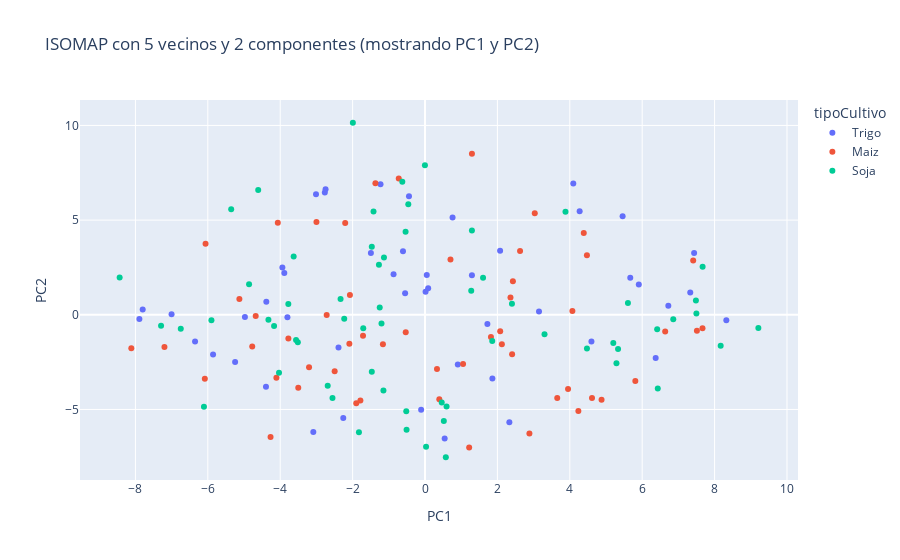
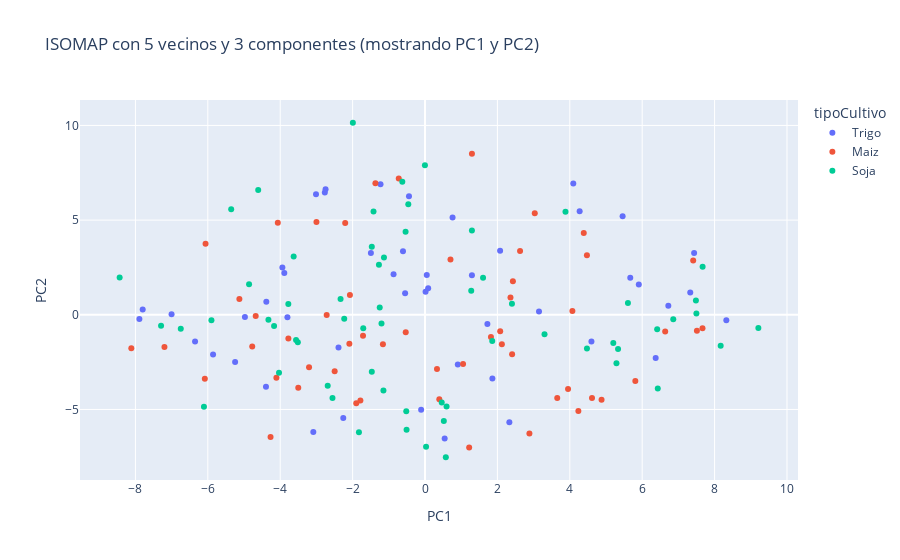
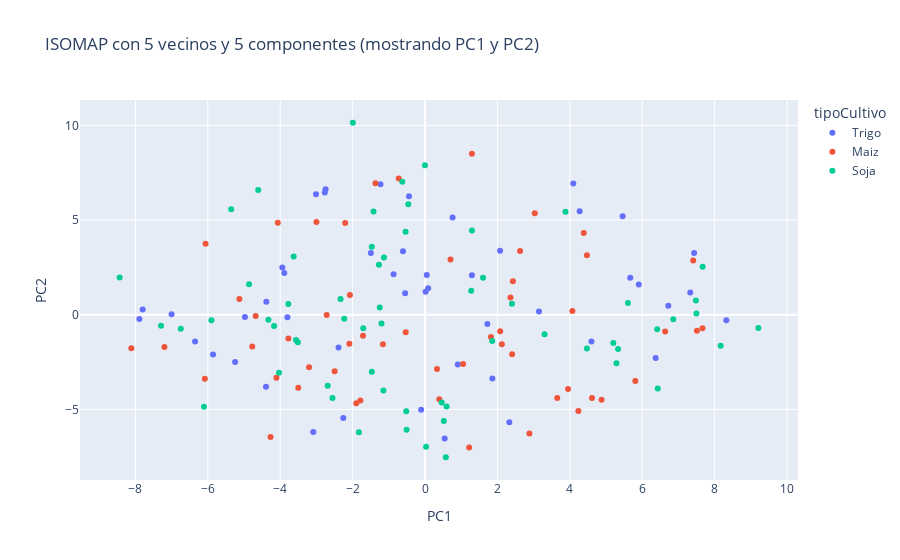
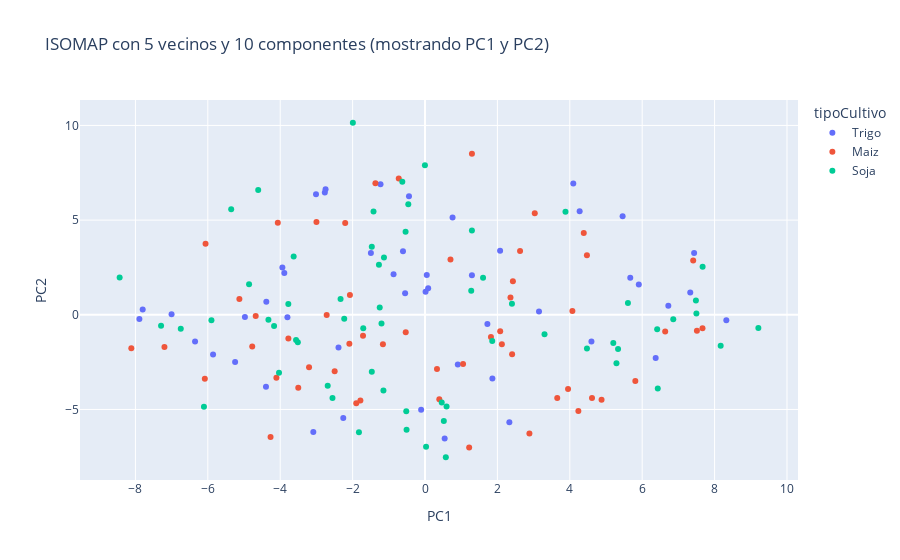

The notebook cell saved with these charts, in order:
### Code cell
from sklearn.manifold import Isomap
import pandas as pd
import plotly.express as px

#Definir combinaciones de vecinos y componentes
vecinos_list = [5, 10, 30, 100]
componentes_list = [2, 3, 5, 10]

for n in vecinos_list:
    for d in componentes_list:
        isomap = Isomap(n_neighbors=n, n_components=d)
        X_reduced = isomap.fit_transform(df_std)

        # Siempre graficamos solo las dos primeras dimensiones
        df_isomap = pd.DataFrame(X_reduced[:, :2], columns=['PC1', 'PC2'])
        df_isomap['tipoCultivo'] = y

        fig = px.scatter(
            df_isomap, x='PC1', y='PC2', color=y,
            labels={'color': 'tipoCultivo', 0: 'PC1', 1: 'PC2'},
            title=f'ISOMAP con {n} vecinos y {d} componentes (mostrando PC1 y PC2)'
        )
        fig.show()
